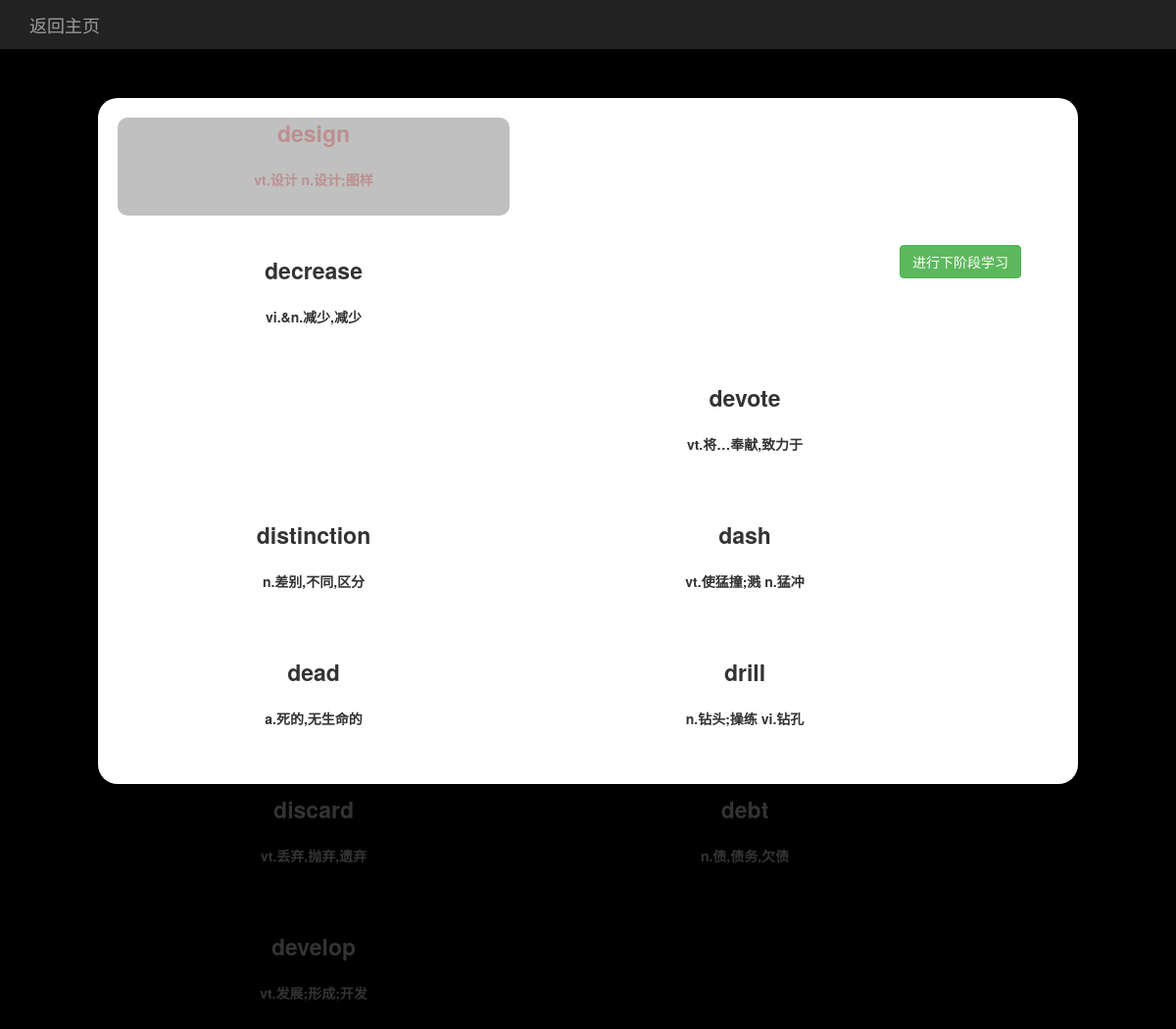
Page /train/level_one/D/CET4 (signed in) on the committed database.
### train/models.py (models this page shows, shortened)
class Word(models.Model):
    word_db_type = models.ForeignKey(WordDbType, on_delete=models.DO_NOTHING)
    first_letter = models.CharField(max_length=50)
    english = models.CharField(max_length=50)
    phonetic_symbol = models.CharField(max_length=50)
    chinese = models.TextField()

### train/views.py (the view)
# urls.py: path('level_one/<str:first_letter>/<str:word_type_type_name>', views.word_train, name='word_train'),
@login_required(login_url='home')
def word_train(request, first_letter, word_type_type_name):
    word_type = get_object_or_404(WordDbType, type_name=word_type_type_name)
    first_letter_list = list(Word.objects.filter(first_letter=first_letter, word_db_type=word_type))
    word_list = []
    for i in range(0, 10):
        word_list.append(first_letter_list.pop(random.choice(range(0, len(first_letter_list)))))
    context = {}
    context['english'] = []
    context['chinese'] = []
    context['words'] = word_list
    context['word_type'] = word_type
    for word in context['words']:
        context['english'].append(word.english)
        context['chinese'].append(word.chinese)
    return render_to_response('train/eng.html', context)

### train/models.py (called while the page is built)
    def __str__(self):
        return self.type_name

### train/templates/train/eng.html (shortened to what this page needs)
{% load staticfiles %}
<!DOCTYPE html>
<html lang="zh">
<head>
    <link rel="stylesheet" type="text/css" href="{% static 'bootstrap-3.3.7/css/bootstrap.min.css' %}">
    <link rel="stylesheet" type="text/css" href="{% static 'train/train.css' %}">
</head>
<body class="level_one">
    <nav class="navbar navbar-inverse navbar-fixed-top">
      <div class="container">
        <div class="navbar-header">
          <a class="navbar-brand" href="{% url 'band_with_type' word_type.pk %}">返回主页</a>
        </div>
      </div>
    </nav>
    <div id="nextBtn" class="next-btn" hidden="true">
        <form action="{% url 'level_tow' %}" method="post">
            <button type="submit" class="btn btn-success">进行下阶段学习</button>
        </form>
    </div>
    <div class='wordBoard'>
        {% for word in words %}
            <div id='W1{{ forloop.counter }}' data-finish='false' class='wordPlace' data-last='{% if forloop.last %}true{% else %}false{% endif %}'>
                <div id='WE1{{ forloop.counter }}'>
                    {% for i in word.english %}<span id='W1{{ forloop.parentloop.counter }}C{{ forloop.counter }}' data-last='{% if forloop.last %}true{% else %}false{% endif %}'>{{ i }}</span>{% endfor %}
                </div>
                <br>
                <div id='WC1{{ forloop.counter }}'>{{ word.chinese }}</div>
            </div>
        {% endfor %}
    </div>
</body>
</html>

### train/static/train/train.css (style rules this page uses)
.level_one { background: black; }
span { font-size: 23px; }
.wordBoard { width: 1000px; height: 700px; margin: 100px auto; background: #ffffff; border-radius: 20px; }
.selectWord { color: #BC8F8F; background: #C0C0C0; }
.wordPlace { float: left; width: 400px; height: 100px; margin: 20px; text-align: center; font-weight: bold; border-radius: 10px; }
.next-btn { float: right; width: 400px; height: 100px; margin: 20px; margin-top: 150px; text-align: center; font-weight: bold; border-radius: 10px; }

### rows in the picture
Word: english "d" "e" "s" "i" "g" "n", chinese "vt.设计 n.设计;图样"
Word: english "d" "e" "c" "r" "e" "a" "s" "e", chinese "vi.&n.减少,减少"
Word: english "d" "e" "v" "o" "t" "e", chinese "vt.将…奉献,致力于"
Word: english "d" "i" "s" "t" "i" "n" "c" "t" "i" "o" "n", chinese "n.差别,不同,区分"
Word: english "d" "a" "s" "h", chinese "vt.使猛撞;溅 n.猛冲"
Word: english "d" "e" "a" "d", chinese "a.死的,无生命的"
Word: english "d" "r" "i" "l" "l", chinese "n.钻头;操练 vi.钻孔"
Word: english "d" "i" "s" "c" "a" "r" "d", chinese "vt.丢弃,抛弃,遗弃"
Word: english "d" "e" "b" "t", chinese "n.债,债务,欠债"
Word: english "d" "e" "v" "e" "l" "o" "p", chinese "vt.发展;形成;开发"
